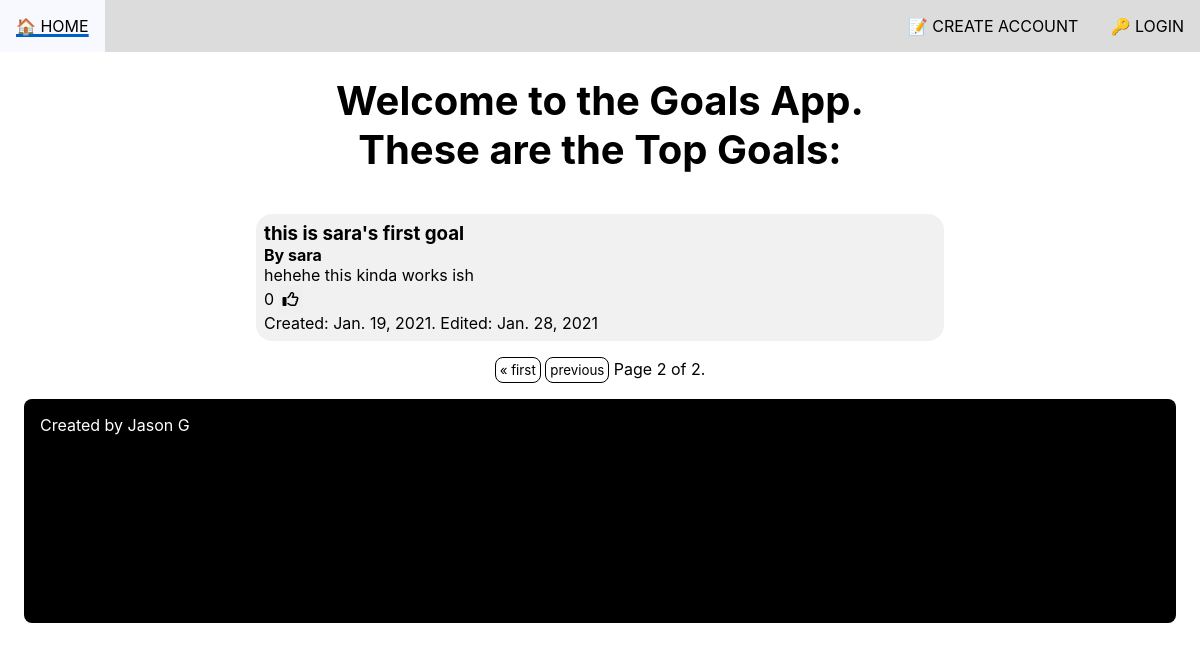
Screenshot of /?page=2 with the database file from the repository.
### goal/models.py (models this page shows, shortened)
class Goal(models.Model):
    owner = models.ForeignKey(User,
                              on_delete=models.CASCADE)
    title = models.CharField(max_length=100)
    PUBLICITY_CHOICES = (
        ('p', 'public'),
        ('pr', 'private'),
    )
    publicity = models.CharField(
        max_length=7,
        choices=PUBLICITY_CHOICES,
        default='pr',
        help_text='Do you want this goal to be available to the public?',
    )
    description = models.CharField(max_length=300, null=True, blank=True)
    upvotes = models.PositiveIntegerField()
    created_at = models.DateTimeField(auto_now_add=True)
    updated_at = models.DateTimeField(auto_now=True)
    goal_slug = models.SlugField(blank=True)
    def get_absolute_url(self):
        user = self.owner
        username_slug = user.username_slug
        return reverse('goal:goal-detail', kwargs={
            'goal_slug': self.goal_slug,
            'pk': self.id,
            'username_slug': username_slug,
        })

class User(AbstractUser):
    bio = models.TextField(max_length=500, blank=True)
    username_slug = models.SlugField(blank=True)
    rating = models.PositiveIntegerField(default=0)
    rated_goals = models.ManyToManyField('Goal', blank=True)

### goal/views.py (the view)
# urls.py: path('', views.Home.as_view(), name='home'),
class Home(View):
    def get(self, request):
        goal_likeable = []
        goals = Goal.objects.filter(publicity='p').order_by('-upvotes')
        if request.user.is_authenticated:
            for goal in goals:
                already_liked = False
                if request.user.rated_goals.filter(id=goal.id).exists():
                    already_liked = True
                goal_likeable += [{
                    'goal': goal,
                    'already_liked': already_liked,
                }]
        else:
            goal_likeable = [{'goal': goal, 'already_liked': False}
                             for goal in goals]
        paginator = Paginator(goal_likeable, 10)
        page_number = request.GET.get('page')
        goal_likeable_paginated = paginator.get_page(page_number)
        ctx = {
            'goal_likeable': goal_likeable_paginated,
        }
        return render(request, 'goal/index.html', context=ctx)

### goal/templates/goal/index.html (shortened to what this page needs)
{% extends 'base.html' %}
{% load static %}
{% load humanize %}
{% block styles %}
    <link rel="stylesheet" href="{% static 'css/index_styles.css' %}">
{% endblock %}
{% block content %}
    <div class="index-content">
    <section class="top-goals">
        <h1 id="public-goals">Welcome to the Goals App. <br>These are the Top Goals:</h1>
        {% if goal_likeable %}
            {% for goal in goal_likeable %}
                <article class="individual-goal goal-article">
                    <h3><a class="goal-link" href="{{ goal.goal.get_absolute_url }}">{{ goal.goal.title }}</a></h3>
                    <h4><a class="goal-link" href="{% url 'goal:user-detail' goal.goal.owner.username_slug %}">
                        By {{ goal.goal.owner }}
                    </a></h4>
                    {% if goal.goal.description %}
                        <p>{{ goal.goal.description }}</p>
                    {% endif %}
                        {% if user.is_authenticated %}
                            <form action="{% url 'goal:like-goal' goal.goal.id %}#public-goals" method="post" >
                                <input type="hidden" name="next" value="{{ request.path }}">
                                {% csrf_token %}
                                <p>
                                    {{ goal.goal.upvotes }}
                                    <button type="submit" class="like-button icon-btn {% if goal.already_liked %}liked{% endif %}">
                                        {% if goal.already_liked %}
                                                <i class="fas fa-thumbs-up"></i>
                                        {% else %}
                                                <i class="far fa-thumbs-up"></i>
                                        {% endif %}
                                    </button>
                                </p>
                            </form>
                        {% else %}
                            <p>
                                {{ goal.goal.upvotes }}
                                <button class="like-button icon-btn {% if goal.already_liked %}liked{% endif %} btn-no-login">
                                    <i class="far fa-thumbs-up"></i>
                                </button>
                            </p>
                        {% endif %}
                    <p>Created: {{ goal.goal.created_at|naturalday }}.
                        {% if goal.goal.created_at < goal.goal.updated_at %}
                            Edited: {{ goal.goal.updated_at|naturalday }}
                        {% endif %}
                    </p>
                </article>
            {% endfor %}
            <div class="pagination">
                <span class="step-links">
                    {% if goal_likeable.has_previous %}
                        <button class="pagination-btn" onclick="location.href='?page=1'; ">
                            &laquo; first
                        </button>
                        <button class="pagination-btn" onclick="location.href='?page={{ goal_likeable.previous_page_number }}'">
                            previous
                        </button>
                    {% endif %}
                    <span class="current">
                        Page {{ goal_likeable.number }} of {{ goal_likeable.paginator.num_pages }}.
                    </span>
                </span>
            </div>
        {% else %}
            <article>
                <p>No goals to display...</p>
            </article>
        {% endif %}
    </section>
    </div>
{% endblock %}

### goal/static/css/base_styles.css (style rules this page uses)
:root { --font-blue: rgb(0, 93, 207); --bubble-gray: #f1f1f1; }
* { font-family:-apple-system, BlinkMacSystemFont, 'Segoe UI', Roboto, Oxygen, Ubuntu, Cantarell, 'Open Sans', 'Helvetica Neue', sans-serif; margin: 0; padding: 0; text-decoration: none; box-sizing: border-box; }
button { cursor: pointer; }
.icon-btn { padding: 0.25em; border: none; font-size: 1rem; }

### goal/static/css/index_styles.css (style rules this page uses)
h1 { font-size: 2rem; text-align: center; padding: 1.5rem 0; }
@media only screen and (min-width: 500px) { h1 { font-size: 2.5rem; } }
.index-content { width: 100%; margin: 0 auto; }
@media only screen and (min-width: 550px) { .index-content { width: 80% } }
@media only screen and (min-width: 850px) { .index-content { width: 60%; } }
.goal-link { color: black; }
.individual-goal > h3 { width: 80%; }
@media only screen and (min-width: 400px) { .individual-goal > h3 { width: 85%; } }
.goal-article { background-color: var(--bubble-gray); padding: 0.5rem; margin: 1rem; border-radius: 1rem; }
.pagination { display: flex; flex-direction: row; justify-content: center; padding-bottom: 1rem; }
.pagination-btn { background-color: white; color: black; padding: 0.25rem; border-radius: 0.5rem; border: 1px solid black; }
button.like-button { display: inline; }
.individual-goal { position: relative; }

### rows the page displays
Goal: goal "this is sara's first goal", goal.owner "sara", goal.description "hehehe this kinda works ish", goal.upvotes "0", goal.created_at "Jan. 19, 2021", goal.updated_at "Jan. 28, 2021"

### other values shown
{{ goal_likeable.number }} "2"
{{ goal_likeable.paginator.num_pages }} "2"
